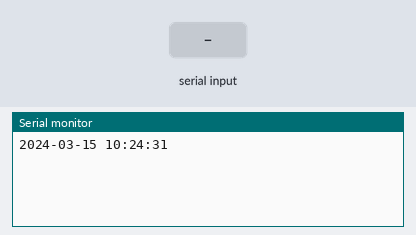
A sketch run on a simulated Arduino Uno, built with avr-gcc and run on an emulated ATmega328P. Parts: the last lines printed to the serial monitor. The inputs (shaded band) are chosen by the test bench. The local clock reads 2024-03-15 10:24:30 at power-on unless the sketch sets it.

Above: at 1.2 s.
1.3 s: ";" received over Serial
At 1.9 s:
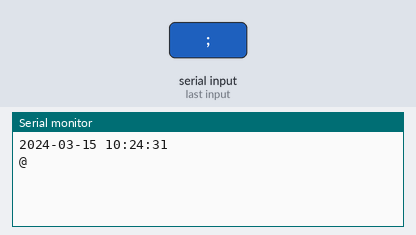
2.8 s: "90;45\n" received over Serial
At 3.5 s:
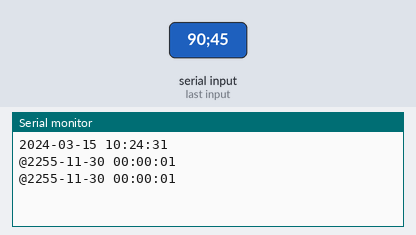
Timing chart, 0 to 5.8 s (numbered marks = the images above; inputs shaded):
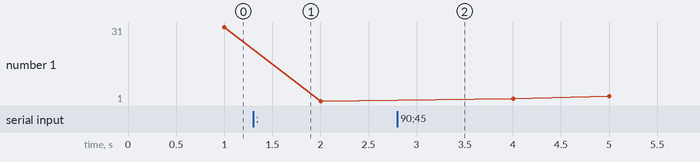

Measured:
- after the input at 1.3 s, the serial monitor: prints a new line at once (image 1)
- after the input at 2.8 s, the serial monitor: prints a new line at once (image 2)
- plotted number 1: 31 → 1 after the input at 1.3 s

The sketch:

ds3231.ino
```cpp
// Date and time functions using a DS3231 RTC connected via I2C and Wire lib
#include "RTClib.h"

RTC_DS3231 rtc;

char daysOfTheWeek[7][12] = {"Sunday", "Monday", "Tuesday", "Wednesday", "Thursday", "Friday", "Saturday"};
const long interval = 1000;
unsigned long previousMillis = 0;  // will store last time LED was updated

#define PARSE_AMOUNT 6         // число значений в массиве, который хотим получить
int intData[PARSE_AMOUNT];     // массив численных значений после парсинга
boolean recievedFlag;
boolean getStarted;
byte index;
String string_convert = "";

/*
   Данный алгоритм позволяет получить через Serial пачку значений, и раскидать
   их в целочисленный массив. Использовать можно банально для управления
   ЧЕМ УГОДНО через bluetooth, так как bluetooth модули есть UART интерфейс связи.
   Либо управлять через Serial с какой-то программы с ПК
   Как использовать:
   1) В PARSE_AMOUNT указывается, какое количество значений мы хотим принять.
   От этого значения напрямую зависит размер массива принятых данных, всё просто
   2) Пакет данных на приём должен иметь вид:
   Начало - символ $
   Разделитель - пробел
   Завершающий символ - ;
   Пример пакета: $110 25 600 920;  будет раскидан в массив intData согласно порядку слева направо
   Что делает данный скетч:
   Принимает пакет данных указанного выше вида, раскидывает его в массив intData, затем выводит обратно в порт.
   Отличие от предыдущего примера: написан мной, не используя никаких хитрых функций. Предельно просто и понятно работает
*/

void parsing() {
  if (Serial.available() > 0) {
    char incomingByte = Serial.read();        // обязательно ЧИТАЕМ входящий символ

    if (getStarted) {                         // если приняли начальный символ (парсинг разрешён)
      if (incomingByte != ' ' && incomingByte != ';') {   // если это не пробел И не конец
        string_convert += incomingByte;       // складываем в строку
      } else {                                // если это пробел или ; конец пакета
        intData[index] = string_convert.toInt();  // преобразуем строку в int и кладём в массив
        string_convert = "";                  // очищаем строку
        index++;                              // переходим к парсингу следующего элемента массива
      }
    }
    if (incomingByte == '$') {                // если это $
      getStarted = true;                      // поднимаем флаг, что можно парсить
      index = 0;                              // сбрасываем индекс
      string_convert = "";                    // очищаем строку
    }
    if (incomingByte == ';') {                // если таки приняли ; - конец парсинга
      getStarted = false;                     // сброс
      recievedFlag = true;                    // флаг на принятие
      Serial.print('@');
    }
  }
}

void setup () {
  Serial.begin(115200);

#ifndef ESP8266
  while (!Serial); // wait for serial port to connect. Needed for native USB
#endif

  if (! rtc.begin()) {
    Serial.println("Couldn't find RTC");
    Serial.flush();
    while (1) delay(10);
  }
  // rtc.adjust(DateTime(2014, 1, 21, 3, 0, 0));
}

void loop () {

    parsing();       // функция парсинга

    DateTime now = rtc.now();
    unsigned long currentMillis = millis();

    if (currentMillis - previousMillis >= interval) {
		previousMillis = currentMillis;
		Serial.print(now.year(), DEC);
		Serial.print('-');
		if(now.month()<10) {Serial.print("0");}
		Serial.print(now.month(), DEC);
		Serial.print('-');
		if(now.day()<10) {Serial.print("0");}
		Serial.print(now.day(), DEC);
		Serial.print(' ');
		if(now.hour()<10) {Serial.print("0");}
		Serial.print(now.hour(), DEC);
		Serial.print(':');
		if(now.minute()<10) {Serial.print("0");}
		Serial.print(now.minute(), DEC);
		Serial.print(':');
		if(now.second()<10) {Serial.print("0");}
		Serial.print(now.second(), DEC);
		Serial.println();
    }


  if (recievedFlag) {                           // если получены данные
    recievedFlag = false;
    rtc.adjust(DateTime(intData[0], intData[1], intData[2], intData[3], intData[4], intData[5]));
  }
}
```
